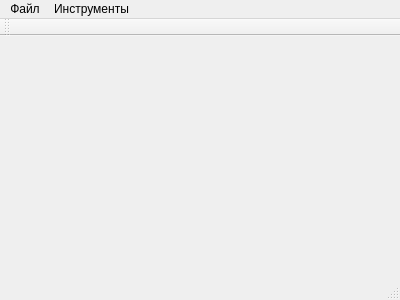
<?xml version="1.0" encoding="UTF-8"?>
<ui version="4.0">
 <class>MainWindow</class>
 <widget class="QMainWindow" name="MainWindow">
  <property name="geometry">
   <rect>
    <x>0</x>
    <y>0</y>
    <width>400</width>
    <height>300</height>
   </rect>
  </property>
  <property name="windowTitle">
   <string>MainWindow</string>
  </property>
  <widget class="QWidget" name="centralWidget"/>
  <widget class="QMenuBar" name="menuBar">
   <property name="geometry">
    <rect>
     <x>0</x>
     <y>0</y>
     <width>400</width>
     <height>19</height>
    </rect>
   </property>
   <widget class="QMenu" name="menu">
    <property name="title">
     <string>Инструменты</string>
    </property>
    <addaction name="actionStep"/>
    <addaction name="actionSetCircle"/>
    <addaction name="actionCreateMask"/>
    <addaction name="actionStart"/>
   </widget>
   <widget class="QMenu" name="menu_2">
    <property name="title">
     <string>Файл</string>
    </property>
    <addaction name="actionOpenFile"/>
   </widget>
   <addaction name="menu_2"/>
   <addaction name="menu"/>
  </widget>
  <widget class="QToolBar" name="mainToolBar">
   <attribute name="toolBarArea">
    <enum>TopToolBarArea</enum>
   </attribute>
   <attribute name="toolBarBreak">
    <bool>false</bool>
   </attribute>
  </widget>
  <widget class="QStatusBar" name="statusBar"/>
  <action name="actionSetCircle">
   <property name="text">
    <string>Размер и координаты области суммирования...</string>
   </property>
  </action>
  <action name="actionOpenFile">
   <property name="text">
    <string>Открыть 1-й кадр...</string>
   </property>
  </action>
  <action name="actionCreateMask">
   <property name="text">
    <string>Создать маску</string>
   </property>
  </action>
  <action name="actionStart">
   <property name="text">
    <string>Поехали!</string>
   </property>
  </action>
  <action name="actionStep">
   <property name="text">
    <string>Задать шаг...</string>
   </property>
  </action>
 </widget>
 <layoutdefault spacing="6" margin="11"/>
 <resources/>
 <connections/>
</ui>
